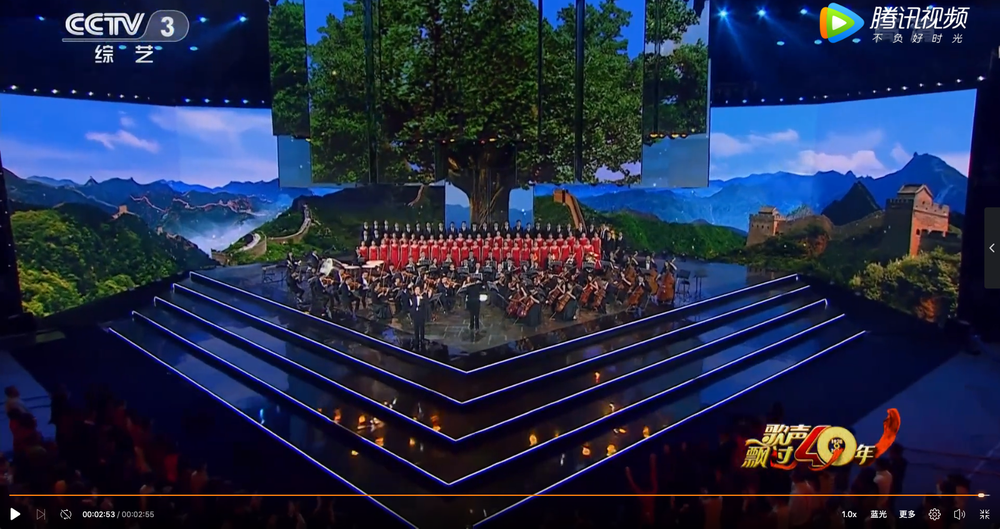
#> input picture data1/test.png, 1000 x 529 px, shrunk from 1600 x 847 before the run, found by its file name
$ python hough_1.py
#> lines starting #> are read from the running program, lines starting #| are printed output that depends on the picture
import skimage.transform as st
import matplotlib.pyplot as plt
from skimage import data,feature
import cv2
#使用Probabilistic Hough Transform.
image = cv2.imread('test.png',cv2.IMREAD_GRAYSCALE)
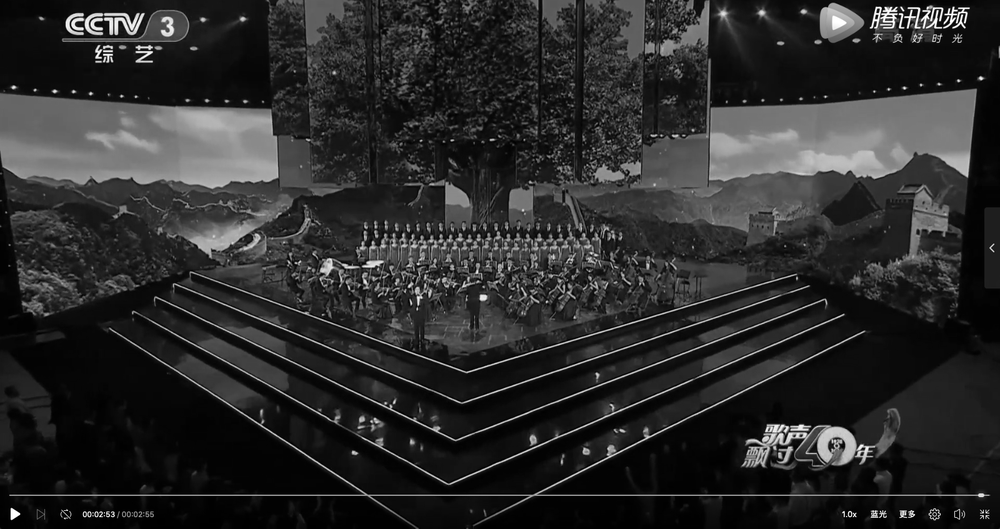
#> image: shape (529, 1000); min 0, max 255, mean 43.4
edges = feature.canny(image, sigma=2, low_threshold=1, high_threshold=25)
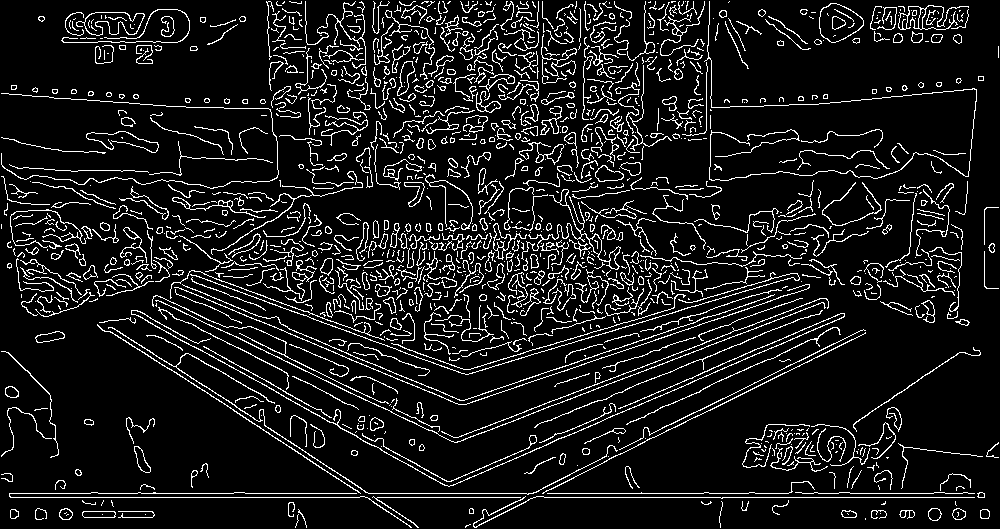
#> edges: shape (529, 1000) bool; 10.1% white in thin lines or dots
lines = st.probabilistic_hough_line(edges, threshold=10, line_length=5,line_gap=3)
#> lines = 3679 items

# 创建显示窗口.
fig, (ax0, ax1, ax2) = plt.subplots(1, 3, figsize=(16, 6))
plt.tight_layout()

#显示原图像
ax0.imshow(image, plt.cm.gray)
ax0.set_title('Input image')
ax0.set_axis_off()

#显示canny边缘
ax1.imshow(edges, plt.cm.gray)
ax1.set_title('Canny edges')
ax1.set_axis_off()

#用plot绘制出所有的直线
ax2.imshow(edges * 0)
for line in lines:
    p0, p1 = line
    ax2.plot((p0[0], p1[0]), (p0[1], p1[1]))
#> this loop made 3679 passes
#> (p0, p1) on passes 1 to 3: ((984, 497), (544, 497)), ((233, 493), (98, 493)), ((360, 493), (245, 493))
row2, col2 = image.shape
#> row2 = 529; col2 = 1000
ax2.axis((0, col2, row2, 0))
ax2.set_title('Probabilistic Hough')
ax2.set_axis_off()
plt.show()
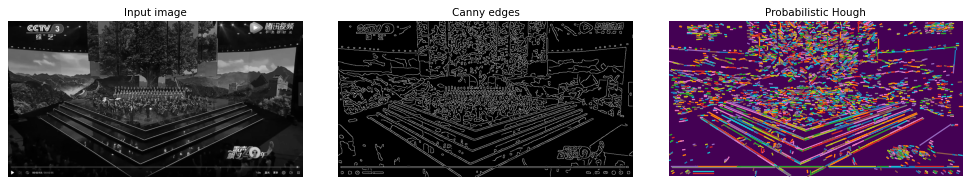
#> figure drawn by matplotlib, 3 panels
